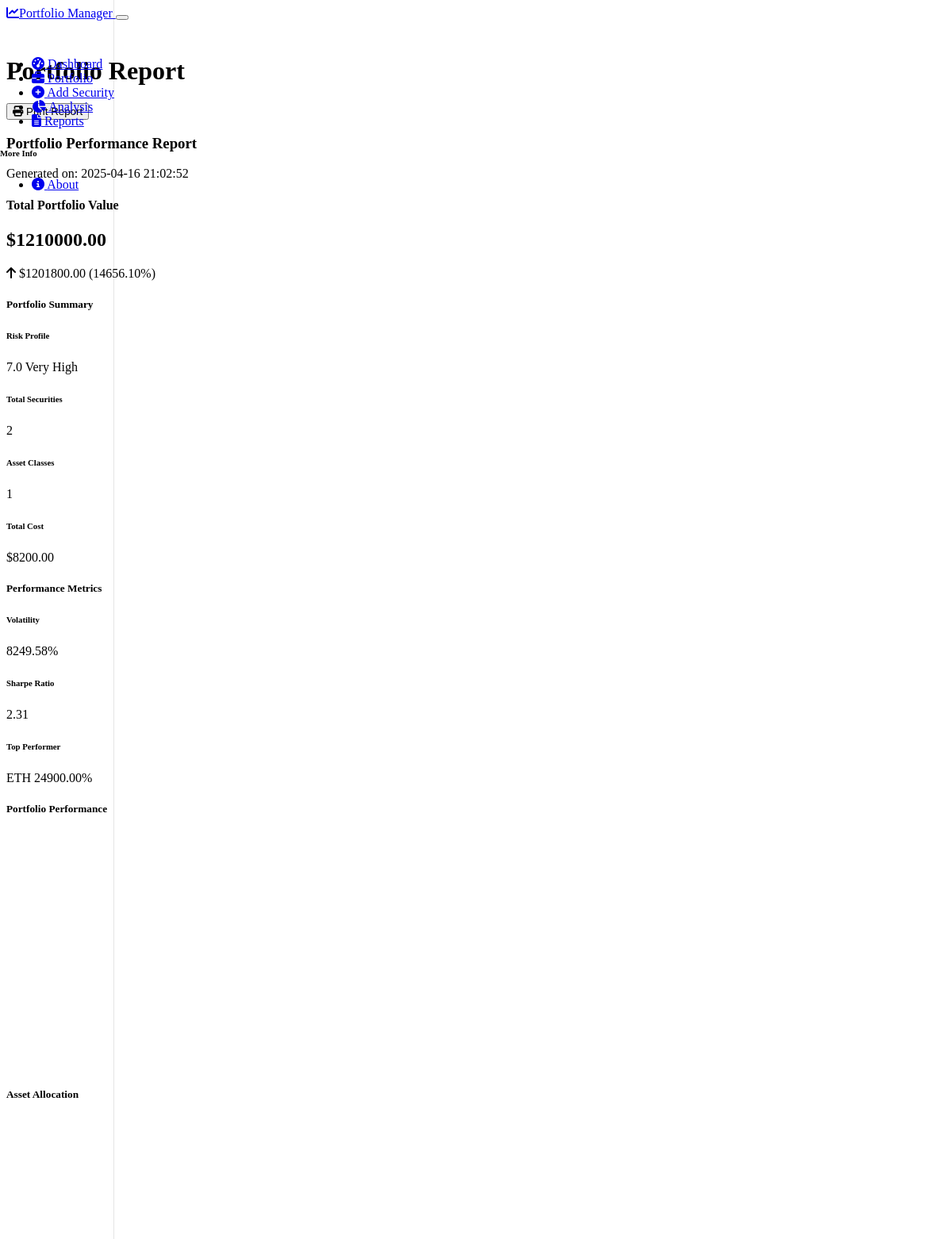
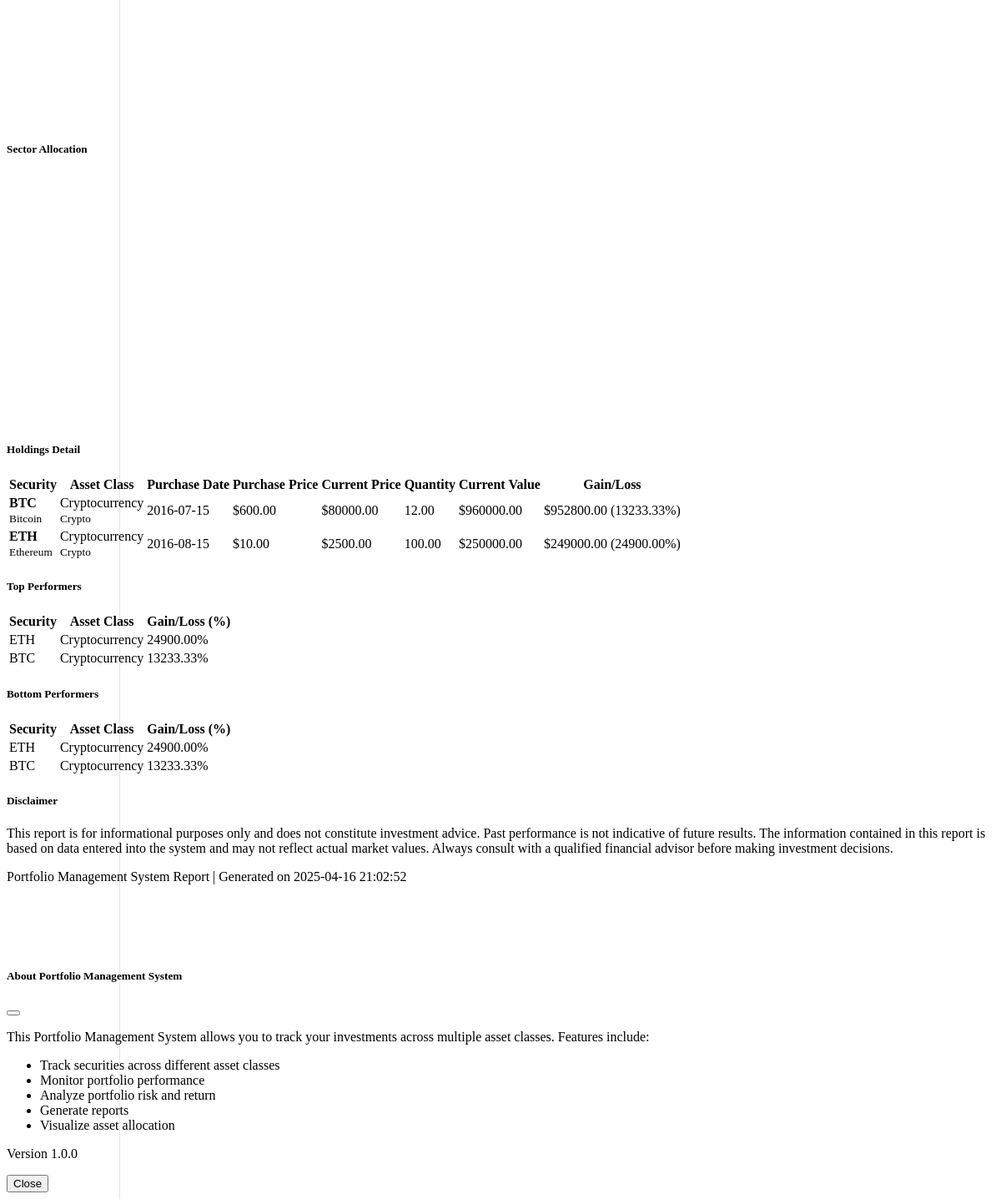
Page /reports on the committed database (2 pictures, top to bottom).
### models.py (models this page shows, shortened)
class Security(db.Model):
    id = db.Column(db.Integer, primary_key=True)
    ticker = db.Column(db.String(10), nullable=False)
    name = db.Column(db.String(100), nullable=False)
    asset_class = db.Column(db.String(50), nullable=False)
    purchase_price = db.Column(db.Float, nullable=False)
    current_price = db.Column(db.Float, nullable=False)
    quantity = db.Column(db.Float, nullable=False)
    purchase_date = db.Column(db.Date, nullable=False)
    sector = db.Column(db.String(50))
    country = db.Column(db.String(50))
    currency = db.Column(db.String(3), default="USD")
    notes = db.Column(db.Text)
    created_at = db.Column(db.DateTime, default=datetime.utcnow)
    updated_at = db.Column(db.DateTime, default=datetime.utcnow, onupdate=datetime.utcnow)
    @property
    def purchase_value(self):
        return self.purchase_price * self.quantity
    @property
    def current_value(self):
        return self.current_price * self.quantity
    @property
    def gain_loss(self):
        return self.current_value - self.purchase_value
    @property
    def gain_loss_percentage(self):
        if self.purchase_value == 0:
            return 0
        return (self.gain_loss / self.purchase_value) * 100

### routes.py (the view)
@app.route('/reports')
def reports():
    report = PortfolioManager.generate_report()
    return render_template('reports.html', report=report)

### templates/reports.html
{% extends "layout.html" %}
{% block content %}
<div class="d-flex justify-content-between flex-wrap flex-md-nowrap align-items-center pt-3 pb-2 mb-3 border-bottom">
    <h1 class="h2">Portfolio Report</h1>
    <div class="btn-toolbar mb-2 mb-md-0">
        <div class="btn-group me-2">
            <button type="button" class="btn btn-sm btn-outline-secondary" onclick="window.print()">
                <i class="fas fa-print me-1"></i> Print Report
            </button>
        </div>
    </div>
</div>
<div class="report-container pb-6">
    <div class="card border-0 shadow mb-4">
        <div class="card-body">
            <div class="row">
                <div class="col-md-6">
                    <h3>Portfolio Performance Report</h3>
                    <p class="text-muted">Generated on: {{ report.generated_at }}</p>
                </div>
                <div class="col-md-6 text-md-end">
                    <h4>Total Portfolio Value</h4>
                    <h2 class="mb-0">${{ "%.2f"|format(report.summary.total_value) }}</h2>
                    <p class="{% if report.summary.total_gain_loss >= 0 %}positive{% else %}negative{% endif %}">
                        <i class="fas {% if report.summary.total_gain_loss >= 0 %}fa-arrow-up{% else %}fa-arrow-down{% endif %} me-1"></i>
                        ${{ "%.2f"|format(report.summary.total_gain_loss) }}
                        ({{ "%.2f"|format(report.summary.total_gain_loss_pct) }}%)
                    </p>
                </div>
            </div>
        </div>
    </div>
    <div class="row mb-4">
        <div class="col-md-6">
            <div class="card border-0 shadow h-100">
                <div class="card-header bg-transparent border-0">
                    <h5 class="mb-0">Portfolio Summary</h5>
                </div>
                <div class="card-body">
                    <div class="row">
                        <div class="col-6">
                            <h6 class="text-muted">Risk Profile</h6>
                            <p>
                                <span class="badge risk-{{ report.risk.risk_level|replace(' ', '-') }} p-2">
                                    {{ report.risk.portfolio_risk_score }}
                                </span>
                                {{ report.risk.risk_level }}
                            </p>
                        </div>
                        <div class="col-6">
                            <h6 class="text-muted">Total Securities</h6>
                            <p>{{ report.summary.securities_count }}</p>
                        </div>
                    </div>
                    <div class="row">
                        <div class="col-6">
                            <h6 class="text-muted">Asset Classes</h6>
                            <p>{{ report.summary.asset_allocation|length }}</p>
                        </div>
                        <div class="col-6">
                            <h6 class="text-muted">Total Cost</h6>
                            <p>${{ "%.2f"|format(report.summary.total_cost) }}</p>
                        </div>
                    </div>
                </div>
            </div>
        </div>
        <div class="col-md-6">
            <div class="card border-0 shadow h-100">
                <div class="card-header bg-transparent border-0">
                    <h5 class="mb-0">Performance Metrics</h5>
                </div>
                <div class="card-body">
                    <div class="row">
                        <div class="col-6">
                            <h6 class="text-muted">Volatility</h6>
                            <p>{{ "%.2f"|format(report.metrics.volatility) }}%</p>
                        </div>
                        <div class="col-6">
                            <h6 class="text-muted">Sharpe Ratio</h6>
                            <p>{{ "%.2f"|format(report.metrics.sharpe_ratio) }}</p>
                        </div>
                    </div>
                    <div class="row">
                        <div class="col-12">
                            <h6 class="text-muted">Top Performer</h6>
                            <p>
                                {% if report.metrics.top_performers %}
                                    {{ report.metrics.top_performers[0].ticker }}
                                    <span class="badge rounded-pill bg-success">{{ "%.2f"|format(report.metrics.top_performers[0].gain_loss_pct) }}%</span>
                                {% else %}
                                    N/A
                                {% endif %}
                            </p>
                        </div>
                    </div>
                </div>
            </div>
        </div>
    </div>
    <div class="card border-0 shadow mb-4">
        <div class="card-header bg-transparent border-0">
            <h5 class="mb-0">Portfolio Performance</h5>
        </div>
        <div class="card-body">
            <div class="chart-container">
                <canvas id="performanceChart"></canvas>
            </div>
        </div>
    </div>
    <div class="row mb-4">
        <div class="col-md-6">
            <div class="card border-0 shadow h-100">
                <div class="card-header bg-transparent border-0">
                    <h5 class="mb-0">Asset Allocation</h5>
                </div>
                <div class="card-body">
                    <div class="chart-container">
                        <canvas id="assetAllocationChart"></canvas>
                    </div>
                </div>
            </div>
        </div>
        <div class="col-md-6">
            <div class="card border-0 shadow h-100">
                <div class="card-header bg-transparent border-0">
                    <h5 class="mb-0">Sector Allocation</h5>
                </div>
                <div class="card-body">
                    <div class="chart-container">
                        <canvas id="sectorAllocationChart"></canvas>
                    </div>
                </div>
            </div>
        </div>
    </div>
    <div class="card border-0 shadow mb-4">
        <div class="card-header bg-transparent border-0">
            <h5 class="mb-0">Holdings Detail</h5>
        </div>
        <div class="card-body p-0">
            <div class="table-responsive">
                <table class="table table-striped mb-0">
                    <thead class="table-dark">
                        <tr>
                            <th>Security</th>
                            <th>Asset Class</th>
                            <th>Purchase Date</th>
                            <th>Purchase Price</th>
                            <th>Current Price</th>
                            <th>Quantity</th>
                            <th>Current Value</th>
                            <th>Gain/Loss</th>
                        </tr>
                    </thead>
                    <tbody>
                        {% for security in report.securities %}
                            <tr>
                                <td>
                                    <strong>{{ security.ticker }}</strong><br>
                                    <small class="text-muted">{{ security.name }}</small>
                                </td>
                                <td>
                                    <span class="badge asset-{{ security.asset_class|replace(' ', '-') }}">{{ security.asset_class }}</span>
                                    {% if security.sector %}
                                        <br><small class="text-muted">{{ security.sector }}</small>
                                    {% endif %}
                                </td>
                                <td>{{ security.purchase_date }}</td>
                                <td>${{ "%.2f"|format(security.purchase_price) }}</td>
                                <td>${{ "%.2f"|format(security.current_price) }}</td>
                                <td>{{ "%.2f"|format(security.quantity) }}</td>
                                <td>${{ "%.2f"|format(security.current_value) }}</td>
                                <td class="{% if security.gain_loss >= 0 %}positive{% else %}negative{% endif %}">
                                    ${{ "%.2f"|format(security.gain_loss) }}
                                    ({{ "%.2f"|format(security.gain_loss_pct) }}%)
                                </td>
                            </tr>
                        {% else %}
                            <tr>
                                <td colspan="8" class="text-center">No securities in your portfolio yet.</td>
                            </tr>
                        {% endfor %}
                    </tbody>
                </table>
            </div>
        </div>
    </div>
    <div class="row mb-4">
        <div class="col-md-6">
            <div class="card border-0 shadow">
                <div class="card-header bg-transparent border-0">
                    <h5 class="mb-0">Top Performers</h5>
                </div>
                <div class="card-body">
                    <div class="table-responsive">
                        <table class="table table-striped">
                            <thead>
                                <tr>
                                    <th>Security</th>
                                    <th>Asset Class</th>
                                    <th>Gain/Loss (%)</th>
                                </tr>
                            </thead>
                            <tbody>
                                {% for security in report.metrics.top_performers %}
                                    <tr>
                                        <td>{{ security.ticker }}</td>
                                        <td>{{ security.asset_class }}</td>
                                        <td class="positive">{{ "%.2f"|format(security.gain_loss_pct) }}%</td>
                                    </tr>
                                {% else %}
                                    <tr>
                                        <td colspan="3" class="text-center">No data available</td>
                                    </tr>
                                {% endfor %}
                            </tbody>
                        </table>
                    </div>
                </div>
            </div>
        </div>
        <div class="col-md-6">
            <div class="card border-0 shadow">
                <div class="card-header bg-transparent border-0">
                    <h5 class="mb-0">Bottom Performers</h5>
                </div>
                <div class="card-body">
                    <div class="table-responsive">
                        <table class="table table-striped">
                            <thead>
                                <tr>
                                    <th>Security</th>
                                    <th>Asset Class</th>
                                    <th>Gain/Loss (%)</th>
                                </tr>
                            </thead>
                            <tbody>
                                {% for security in report.metrics.bottom_performers %}
                                    <tr>
                                        <td>{{ security.ticker }}</td>
                                        <td>{{ security.asset_class }}</td>
                                        <td class="negative">{{ "%.2f"|format(security.gain_loss_pct) }}%</td>
                                    </tr>
                                {% else %}
                                    <tr>
                                        <td colspan="3" class="text-center">No data available</td>
                                    </tr>
                                {% endfor %}
                            </tbody>
                        </table>
                    </div>
                </div>
            </div>
        </div>
    </div>
    <div class="card border-0 shadow">
        <div class="card-body">
            <div class="row">
                <div class="col-12">
                    <h5>Disclaimer</h5>
                    <p class="text-muted small">
                        This report is for informational purposes only and does not constitute investment advice.
                        Past performance is not indicative of future results. The information contained in this
                        report is based on data entered into the system and may not reflect actual market values.
                        Always consult with a qualified financial advisor before making investment decisions.
                    </p>
                    <p class="text-muted small text-center mt-3">
                        Portfolio Management System Report | Generated on {{ report.generated_at }}
                    </p>
                </div>
            </div>
        </div>
    </div>
</div>
{% endblock %}

### rows in the picture
Security: metrics "ETH", ticker "ETH", name "Ethereum", asset_class "Cryptocurrency", sector "Crypto", purchase_date "2016-08-15", purchase_price "10.00", current_price "2500.00", quantity "100.00", current_value "250000.00", gain_loss "249000.00", gain_loss_pct "24900.00"
Security: ticker "BTC", name "Bitcoin", asset_class "Cryptocurrency", sector "Crypto", purchase_date "2016-07-15", purchase_price "600.00", current_price "80000.00", quantity "12.00", current_value "960000.00", gain_loss "952800.00", gain_loss_pct "13233.33"

### other values in the picture
{{ report.generated_at }} "2025-04-16 21:02:52"
{{ "%.2f"|format(report.summary.total_value) }} "1210000.00"
{{ "%.2f"|format(report.summary.total_gain_loss) }} "1201800.00"
{{ "%.2f"|format(report.summary.total_gain_loss_pct) }} "14656.10"
{{ report.risk.portfolio_risk_score }} "7.0"
{{ report.risk.risk_level }} "Very High"
{{ report.summary.securities_count }} "2"
{{ report.summary.asset_allocation|length }} "1"
{{ "%.2f"|format(report.summary.total_cost) }} "8200.00"
{{ "%.2f"|format(report.metrics.volatility) }} "8249.58"
{{ "%.2f"|format(report.metrics.sharpe_ratio) }} "2.31"
{{ "%.2f"|format(report.metrics.top_performers[0].gain_loss_pct) }} "24900.00"
